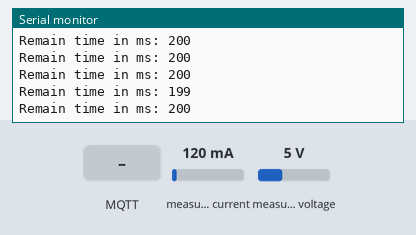
Bench run of a sketch on a simulated ESP8266 (NodeMCU). On the bench: the last lines printed to the serial monitor. The test bench sets the inputs (shaded band); at power-on: measured voltage 5 V, measured current 120 mA. WiFi joins after 1.5 s; servers stay silent unless stated; no MQTT or app messages arrive unless stated.

Above: at 4.7 s.
4.8 s: MQTT message "start" arrives on the first subscribed topic
6.8 s: MQTT message "lr" arrives on the first subscribed topic
At 7.6 s:
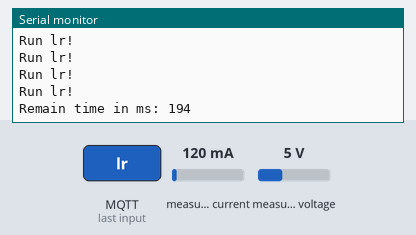
8.8 s: measured voltage set to 0.3 V
At 9.4 s:
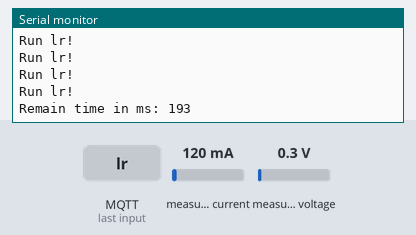
11.8 s: measured current set to 40 mA
At 12.9 s:
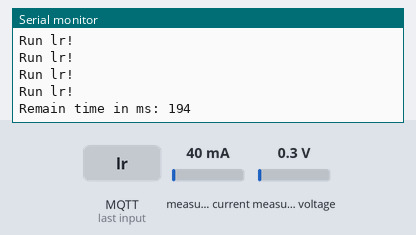
13.3 s: measured current set to 500 mA
Timing chart, 0 to 15.8 s (numbered marks = the images above; inputs shaded):
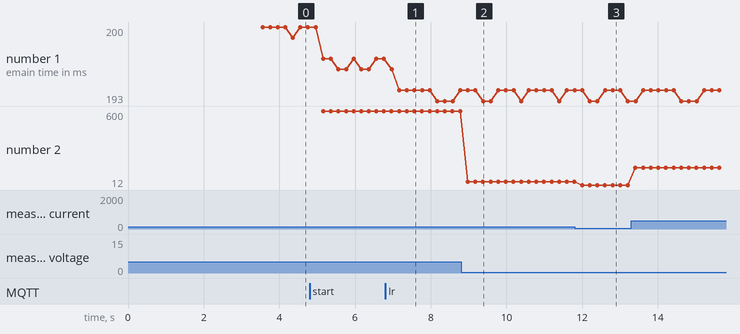

The sketch:

esp-mqtt.ino
```cpp
/***************************************************************
* MQTT Client running on ESP8266s. Publish power data to broker.
* Remember to change clientID for different ESP8266 device.
* Remember to set pt_interval for power sampling rate.
*
* Author: Xiaofan Yu
* Date: 11/11/2019
***************************************************************/
#include <ESP8266WiFi.h>
#include <PubSubClient.h>
#include <Adafruit_INA219.h>

Adafruit_INA219 ina219;

/*Connecting to WiFi network*/
const char* ssid = "SEELAB_IN_LAB";
const char* password = "seelab2148";

/*MQTT server credentials*/
const char* mqttBroker = "192.168.1.46";
const int mqttPort = 61613;
const char* clientID = "esp4"; // change this for different device
const int pt_interval = 200; // sampling power how many ms
bool sampling = false; // power sampling status flag
bool runlr = false; // run lr or not
unsigned long st_time, cur_time;
long delta;

/*Declaring WiFi and mqtt client*/
WiFiClient wifiClient;
void mqttCallback(char* topic, uint8_t* payload, unsigned int length);
PubSubClient mqttClient(mqttBroker, mqttPort, mqttCallback, wifiClient);

/*For linear regression*/
#define lr_in_size 256
#define lr_out_size 32
float lr_in[lr_in_size], lr_out[lr_out_size];
float weights[lr_in_size][lr_out_size];

void setup()
{
    Serial.begin(115200);

    ina219.begin();
    ina219.setCalibration_32V_1A();

    WiFi.begin(ssid, password);
    while (WiFi.status() != WL_CONNECTED) {
        delay(500);
        Serial.print("Connecting to WiFi..");
    }
    Serial.println("WiFi connected.");

    if (mqttClient.connect(clientID)) {
        mqttClient.subscribe("cmd");
        Serial.println("Connected to broker and subscribe cmd topic.");
        delay(2000); // give some time for bridge to setup
        char topic[20];
        sprintf(topic, "status/%s", clientID);
        mqttClient.publish(topic, "ready");
        Serial.println("Publish ready message.");
    }
}

void mqttCallback(char* topic, uint8_t* payload, unsigned int length)
{
    char* cleanPayload = (char*)malloc(length+1);
    payload[length] = '\0';
    memcpy(cleanPayload, payload, length+1);
    String msg = String(cleanPayload);
    free(cleanPayload);
    if (msg == "start") {
        sampling = true;
    }
    else if (msg == "lr") {
        runlr = true;
    }
}

void lr()
{
    memset(lr_out, 0, sizeof(lr_out));
    Serial.println("Run lr!");
    for (int i = 0; i < lr_in_size; ++i)
        for (int j = 0; j < lr_out_size; ++j)
            lr_out[j] += lr_in[i] * weights[i][j];
}

void loop()
{
    st_time = millis();
    if (mqttClient.connected()) {
        if (sampling) {
            float power_mW = ina219.getPower_mW();
            Serial.println(power_mW);

            char topic[20];
            sprintf(topic, "data/%s", clientID);
            char msg[20];
            sprintf(msg, "%f", power_mW);
            mqttClient.publish(topic, msg);
        }
        if (runlr) {
            // run lr for 10 times!
            for (int i = 0; i < 10; ++i)
              lr();
            char topic[10] = "fake";
            int res = mqttClient.publish(topic, (byte *)lr_out, lr_out_size << 2);
            // Serial.print("pub result: ");
            // Serial.println(res);
        }
    }
    else {
        Serial.println("Disconnected");
        sampling = false;
        runlr = false;
        if (mqttClient.connect(clientID)) {
            mqttClient.subscribe("cmd");
            Serial.println("Connected to broker and subscribe cmd topic.");
            delay(2000); // give some time for bridge to setup
            char topic[20];
            sprintf(topic, "status/%s", clientID);
            mqttClient.publish(topic, "ready");
            Serial.println("Publish ready message.");
        }
    }
    mqttClient.loop();
    cur_time = millis();
    delta = pt_interval - (cur_time - st_time);
    if (delta > 0) {
        Serial.print("Remain time in ms: ");
        Serial.println(delta);
        delay(delta);
    }
    else {
        Serial.print("Delta is less then zero:");
        Serial.println(delta);
    }
}
```

Measured:
- after the input at 6.8 s, the serial monitor: prints a new line after 0.36 s (image 1)
- after the input at 8.8 s, the serial monitor: prints a new line after 0.18 s (image 2)
- after the input at 11.8 s, the serial monitor: prints a new line after 0.20 s (image 3)
- plotted number 1: 200 → 197 after the input at 4.8 s, 197 → 194 after the input at 6.8 s
- plotted number 2: 600 → 36 after the input at 8.8 s, 36 → 12 after the input at 11.8 s, 12 → 149.6 after the input at 13.3 s
